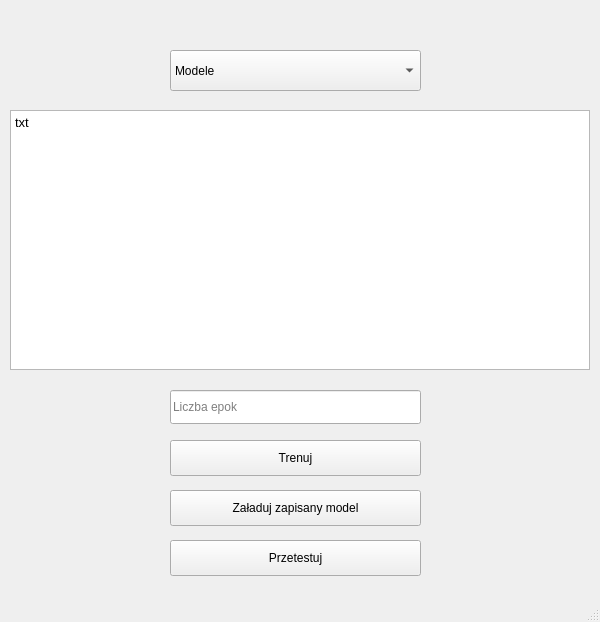
<?xml version="1.0" encoding="UTF-8"?>
<ui version="4.0">
 <class>MainWindow</class>
 <widget class="QMainWindow" name="MainWindow">
  <property name="geometry">
   <rect>
    <x>0</x>
    <y>0</y>
    <width>600</width>
    <height>622</height>
   </rect>
  </property>
  <property name="windowTitle">
   <string>MainWindow</string>
  </property>
  <widget class="QWidget" name="central_widget">
   <widget class="QComboBox" name="models_combobox">
    <property name="geometry">
     <rect>
      <x>170</x>
      <y>50</y>
      <width>251</width>
      <height>41</height>
     </rect>
    </property>
    <property name="currentText">
     <string>Modele</string>
    </property>
    <item>
     <property name="text">
      <string>Modele</string>
     </property>
    </item>
   </widget>
   <widget class="QPushButton" name="train_button">
    <property name="geometry">
     <rect>
      <x>170</x>
      <y>440</y>
      <width>251</width>
      <height>36</height>
     </rect>
    </property>
    <property name="text">
     <string>Trenuj</string>
    </property>
   </widget>
   <widget class="QPushButton" name="test_button">
    <property name="geometry">
     <rect>
      <x>170</x>
      <y>540</y>
      <width>251</width>
      <height>36</height>
     </rect>
    </property>
    <property name="text">
     <string>Przetestuj</string>
    </property>
   </widget>
   <widget class="QTextEdit" name="model_info_text_edit">
    <property name="geometry">
     <rect>
      <x>10</x>
      <y>110</y>
      <width>580</width>
      <height>260</height>
     </rect>
    </property>
    <property name="verticalScrollBarPolicy">
     <enum>Qt::ScrollBarAsNeeded</enum>
    </property>
    <property name="horizontalScrollBarPolicy">
     <enum>Qt::ScrollBarAsNeeded</enum>
    </property>
    <property name="autoFormatting">
     <set>QTextEdit::AutoNone</set>
    </property>
    <property name="lineWrapMode">
     <enum>QTextEdit::NoWrap</enum>
    </property>
    <property name="readOnly">
     <bool>true</bool>
    </property>
    <property name="html">
     <string>&lt;!DOCTYPE HTML PUBLIC &quot;-//W3C//DTD HTML 4.0//EN&quot; &quot;http://www.w3.org/TR/REC-html40/strict.dtd&quot;&gt;
&lt;html&gt;&lt;head&gt;&lt;meta name=&quot;qrichtext&quot; content=&quot;1&quot; /&gt;&lt;style type=&quot;text/css&quot;&gt;
p, li { white-space: pre-wrap; }
&lt;/style&gt;&lt;/head&gt;&lt;body style=&quot; font-family:'Noto Sans'; font-size:10pt; font-weight:400; font-style:normal;&quot;&gt;
&lt;p style=&quot; margin-top:0px; margin-bottom:0px; margin-left:0px; margin-right:0px; -qt-block-indent:0; text-indent:0px;&quot;&gt;txt&lt;/p&gt;&lt;/body&gt;&lt;/html&gt;</string>
    </property>
   </widget>
   <widget class="QLineEdit" name="epoch_number">
    <property name="geometry">
     <rect>
      <x>170</x>
      <y>390</y>
      <width>251</width>
      <height>34</height>
     </rect>
    </property>
    <property name="placeholderText">
     <string>Liczba epok</string>
    </property>
   </widget>
   <widget class="QPushButton" name="load_button">
    <property name="geometry">
     <rect>
      <x>170</x>
      <y>490</y>
      <width>251</width>
      <height>36</height>
     </rect>
    </property>
    <property name="text">
     <string>Załaduj zapisany model</string>
    </property>
   </widget>
  </widget>
  <widget class="QStatusBar" name="statusbar"/>
 </widget>
 <resources/>
 <connections/>
</ui>
